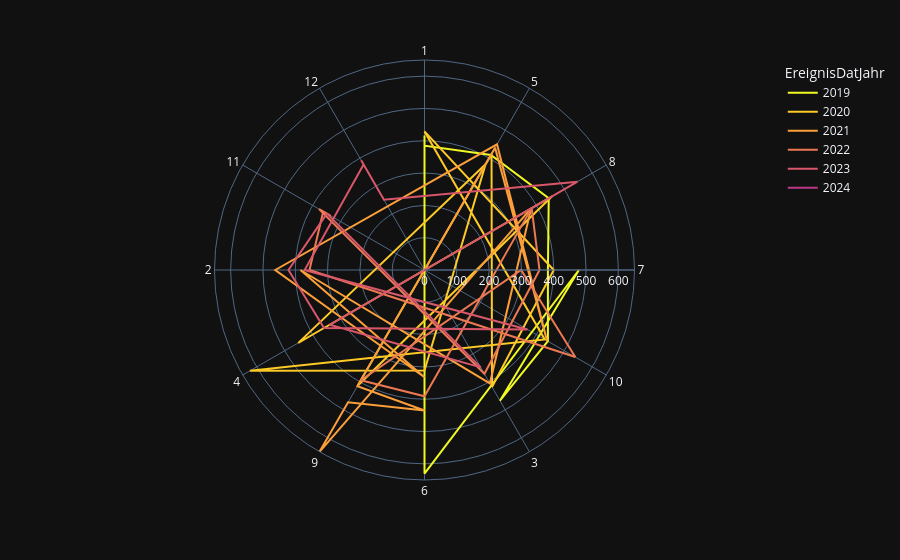

This figure's notebook cell:
### Code cell
import plotly.express as px
#https://plotly.com/python/radar-chart/

df=myAgg.reset_index().sort_values("EreignisDatJahr", ascending=True)
fig = px.line_polar(df, r="sum_WBev", theta=categories, color="EreignisDatJahr", 
                    line_close=True,
                    color_discrete_sequence=px.colors.sequential.Plasma_r,
                    template="plotly_dark",)
fig.show()

### Figure 1 — Plotly figure (JSON) as saved in the notebook; plotly's stock layout.template omitted (floating-point values rounded to 4 significant figures)
{"data": [{"hovertemplate": "EreignisDatJahr=2019<br>sum_WBev=%{r}<br>theta=%{theta}<extra></extra>", "legendgroup": "2019", "line": {"color": "#f0f921", "dash": "solid"}, "marker": {"symbol": "circle"}, "mode": "lines", "name": "2019", "r": [396, 416, 292, 392, 385, 411, 444, 382, 441, 467, 478, 630, 396], "showlegend": true, "subplot": "polar", "theta": ["1", "1", "1", "1", "1", "5", "8", "7", "10", "3", "7", "6", "1"], "type": "scatterpolar"}, {"hovertemplate": "EreignisDatJahr=2020<br>sum_WBev=%{r}<br>theta=%{theta}<extra></extra>", "legendgroup": "2020", "line": {"color": "#fdca26", "dash": "solid"}, "marker": {"symbol": "circle"}, "mode": "lines", "name": "2020", "r": [456, 414, 415, 418, 400, 429, 430, 624, 311, 378, 451, 407, 456], "showlegend": true, "subplot": "polar", "theta": ["8", "9", "5", "3", "7", "1", "10", "4", "6", "5", "4", "4", "8"], "type": "scatterpolar"}, {"hovertemplate": "EreignisDatJahr=2021<br>sum_WBev=%{r}<br>theta=%{theta}<extra></extra>", "legendgroup": "2021", "line": {"color": "#fb9f3a", "dash": "solid"}, "marker": {"symbol": "circle"}, "mode": "lines", "name": "2021", "r": [332, 384, 405, 381, 650, 473, 435, 415, 437, 438, 449, 462, 332], "showlegend": true, "subplot": "polar", "theta": ["6", "2", "3", "8", "9", "9", "6", "9", "5", "10", "5", "2", "6"], "type": "scatterpolar"}, {"hovertemplate": "EreignisDatJahr=2022<br>sum_WBev=%{r}<br>theta=%{theta}<extra></extra>", "legendgroup": "2022", "line": {"color": "#ed7953", "dash": "solid"}, "marker": {"symbol": "circle"}, "mode": "lines", "name": "2022", "r": [356, 362, 335, 375, 377, 371, 356, 383, 391, 394, 299, 539, 356], "showlegend": true, "subplot": "polar", "theta": ["2", "11", "11", "11", "11", "3", "7", "8", "6", "9", "7", "10", "2"], "type": "scatterpolar"}, {"hovertemplate": "EreignisDatJahr=2023<br>sum_WBev=%{r}<br>theta=%{theta}<extra></extra>", "legendgroup": "2023", "line": {"color": "#d8576b", "dash": "solid"}, "marker": {"symbol": "circle"}, "mode": "lines", "name": "2023", "r": [547, 339, 348, 349, 421, 359, 368, 371, 377, 392, 353, 251, 547], "showlegend": true, "subplot": "polar", "theta": ["8", "4", "3", "11", "2", "4", "10", "2", "12", "12", "12", "12", "8"], "type": "scatterpolar"}, {"hovertemplate": "EreignisDatJahr=2024<br>sum_WBev=%{r}<br>theta=%{theta}<extra></extra>", "legendgroup": "2024", "line": {"color": "#bd3786", "dash": "solid"}, "marker": {"symbol": "circle"}, "mode": "lines", "name": "2024", "r": [430, 430], "showlegend": true, "subplot": "polar", "theta": ["12", "12"], "type": "scatterpolar"}], "layout": {"legend": {"title": {"text": "EreignisDatJahr"}, "tracegroupgap": 0}, "margin": {"t": 60}, "polar": {"angularaxis": {"direction": "clockwise", "rotation": 90}, "domain": {"x": [0, 1], "y": [0, 1]}}}}
